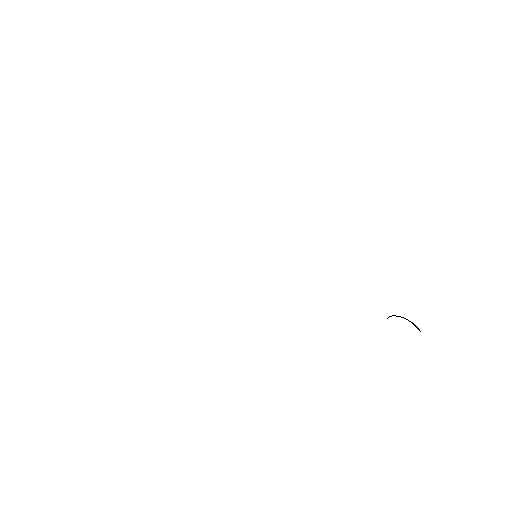
#> input picture catheter/201_GuideWire.tiff, 512 x 512 px
$ python -i repere_guidewire.py   (imports and definitions only)
#> lines starting #> are read from the running program, lines starting #| are printed output that depends on the picture; after the words box and inside, x2 and y2 are one past the last pixel; in counts of white or black regions, pixels touching at a corner belong together
#> `picture = cv2.imread('catheter/201_GuideWire.tiff', cv2.IMREAD_GRAYSCA..`: picture: shape (512, 512); 100% white; black in thin lines or dots, all inside (x1, y1, x2, y2) = (387, 315, 421, 332)
"""Segmente le petit repère sombre du guidewire à droite dans les radiographies du TP."""

import cv2
import numpy as np


def detecter_repere_guidewire(image):
    hauteur, largeur = image.shape
#> hauteur = 512; largeur = 512
    echelle = np.array([largeur, hauteur]) / 512
#> echelle = [1, 1]
    (x0, y0), (x1, y1) = np.rint(np.array([(409, 322), (439, 350)]) * echelle).astype(int)
#> x0 = 409; y0 = 322; x1 = 439; y1 = 350
    centre_attendu = np.array([421, 336]) * echelle
#> centre_attendu = [421, 336]

    # Renforce les objets sombres localement, puis élimine les traits fins.
    contraste = cv2.getStructuringElement(cv2.MORPH_ELLIPSE, (15, 15))
    reponse = cv2.morphologyEx(image, cv2.MORPH_BLACKHAT, contraste)[y0:y1, x0:x1]
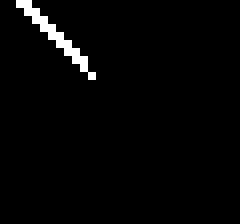
#> reponse: shape (28, 30) (shown 8 times larger); 2.1% white in thin lines or dots, all inside (x1, y1, x2, y2) = (2, 0, 12, 10)
    masque = np.zeros_like(image, dtype=bool)
    if reponse.size == 0:
        return masque

    candidats = (reponse >= max(8, 0.45 * reponse.max())).astype(np.uint8)
    noyau = cv2.getStructuringElement(cv2.MORPH_ELLIPSE, (5, 5))
    ouverts = cv2.morphologyEx(candidats, cv2.MORPH_OPEN, noyau,
                               borderType=cv2.BORDER_CONSTANT, borderValue=0)
#> ouverts: shape (28, 30); every value is 0
    nombre, etiquettes, _, centres = cv2.connectedComponentsWithStats(ouverts, connectivity=8)
#> etiquettes: shape (28, 30) int32; every value is 0
#> nombre = 1; centres = [[14.5, 13.5]]
    if nombre > 1:
        distances = np.linalg.norm(centres[1:] + (x0, y0) - centre_attendu, axis=1)
        masque[y0:y1, x0:x1] = etiquettes == (1 + np.argmin(distances))
    return masque

>>> import cv2
>>> picture = cv2.imread('catheter/201_GuideWire.tiff', cv2.IMREAD_GRAYSCALE)
>>> result = detecter_repere_guidewire(picture)
#> result: shape (512, 512) bool; every value is 0
